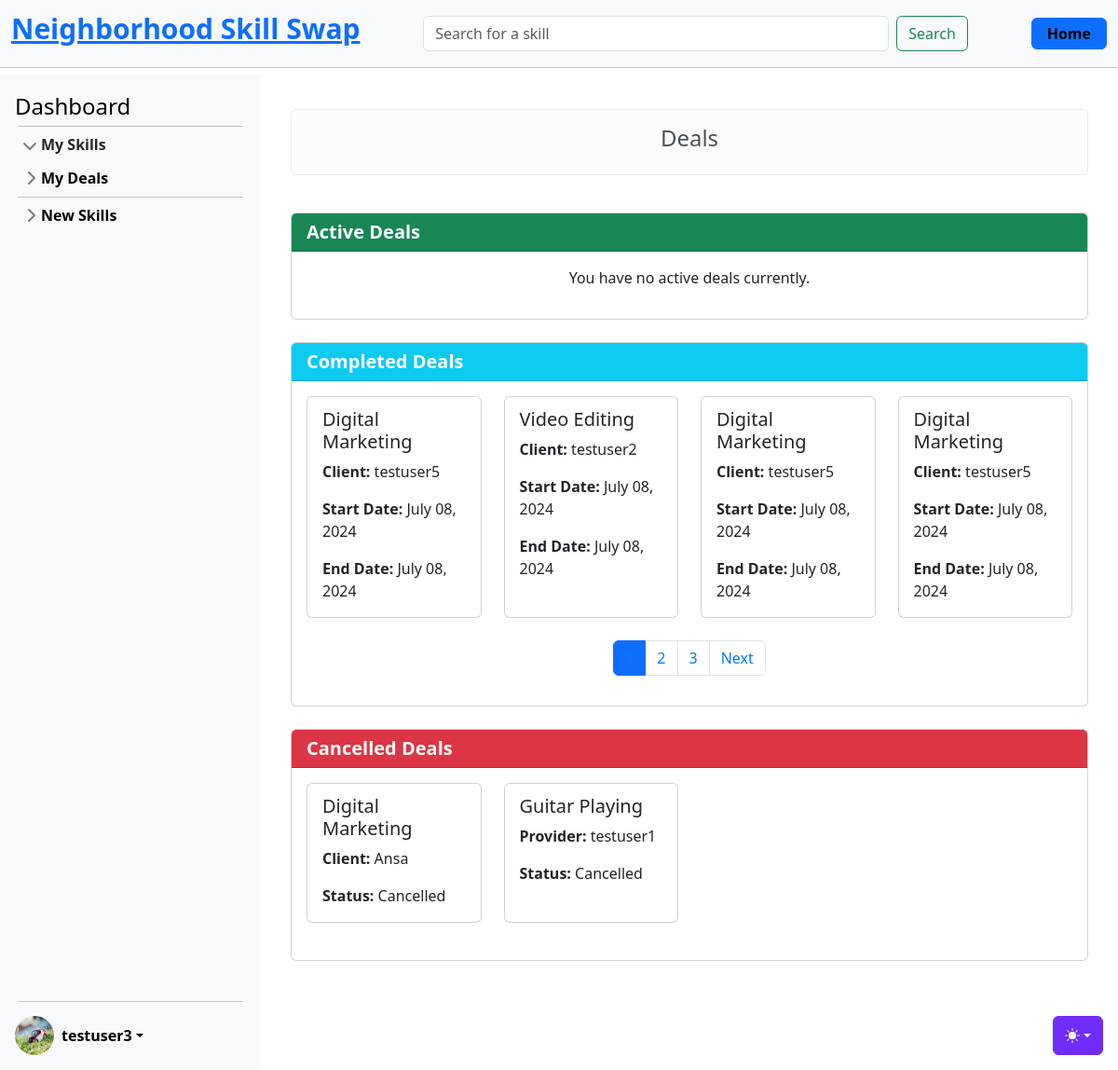
Page /skills/deals/ (signed in) on the committed database.
### accounts/models.py (models this page shows, shortened)
class CustomUser(AbstractUser):
    age = models.PositiveIntegerField(null=True, blank=True)

class UserProfile(models.Model):
    user = models.OneToOneField(
        CustomUser, on_delete=models.CASCADE, related_name="profile"
    )  # A one-to-one link to the user model
    profile_image = models.ImageField(
        upload_to="profile_images/", null=True, blank=True
    )  # A field to upload a profile image
    location = models.CharField(
        max_length=255, blank=True
    )  # Information about where the user is located (could be a city, region, or specific address)
    bio = models.TextField(
        max_length=500, blank=True
    )  # A short biography or description about the user.
    phone_number = models.CharField(
        max_length=20, blank=True
    )  # A phone number for contact purposes
    skills_offered = models.TextField(
        max_length=500, blank=True
    )  # A field to summarize the skills the user offers
    availability = models.CharField(
        max_length=255, blank=True
    )  # Information about the user's general availability (e.g., evenings, weekends)
    credits = models.IntegerField(
        default=0
    )  # Field to store the number of credits a user has

### skills/models.py (models this page shows, shortened)
class SkillDeal(models.Model):
    PENDING = "pending"
    ACTIVE = "active"
    COMPLETED = "completed"
    CANCELLED = "cancelled"
    STATUS_CHOICES = [
        (PENDING, "Pending"),
        (ACTIVE, "Active"),
        (COMPLETED, "Completed"),
        (CANCELLED, "Cancelled"),
    ]
    skill = models.ForeignKey(Skill, on_delete=models.CASCADE)
    owner = models.ForeignKey(
        settings.AUTH_USER_MODEL, on_delete=models.CASCADE, related_name="owner"
    )
    provider = models.ForeignKey(
        settings.AUTH_USER_MODEL, on_delete=models.CASCADE, related_name="requester"
    )
    status = models.CharField(max_length=20, choices=STATUS_CHOICES, default=PENDING)
    created_at = models.DateTimeField(auto_now_add=True)
    start_date = models.DateTimeField(null=True, blank=True)
    end_date = models.DateTimeField(null=True, blank=True)

class Skill(models.Model):
    name = models.CharField(max_length=100, blank=False)
    level = models.CharField(max_length=20, blank=False)
    description = models.TextField()
    owner = models.ForeignKey(settings.AUTH_USER_MODEL, on_delete=models.CASCADE)
    category = models.ForeignKey(Category, on_delete=models.CASCADE)
    date = models.DateTimeField(auto_now_add=True)
    skill_type = models.CharField(max_length=20, blank=False)
    rating = models.FloatField(default=5.0)

### skills/views_deals.py (the view)
# urls.py: path("deals/", SkillDealListView.as_view(), name="skill_deal_list"),
class SkillDealListView(LoginRequiredMixin, ListView):
    model = SkillDeal
    template_name = "skills/skill_deal_list.html"
    context_object_name = "my_deals"
    paginate_by = 4
    def get_queryset(self):
        user = self.request.user
        filter_type = self.kwargs.get("filter_type", "all")
        if filter_type == "provided":
            queryset = SkillDeal.objects.filter(provider=user)
        elif filter_type == "requested":
            queryset = SkillDeal.objects.filter(owner=user)
        else:
            queryset = SkillDeal.objects.filter(Q(provider=user) | Q(owner=user))
        return queryset
    def get_context_data(self, **kwargs):
        context = super().get_context_data(**kwargs)
        context["filter_type"] = self.kwargs.get("filter_type", "all")
        my_deals = self.get_queryset()
        paginator = Paginator(my_deals, self.paginate_by)
        page_number = self.request.GET.get("page")
        try:
            my_deals_paginated = paginator.page(page_number)
        except PageNotAnInteger:
            my_deals_paginated = paginator.page(1)
        except EmptyPage:
            my_deals_paginated = paginator.page(paginator.num_pages)
        context["my_deals"] = my_deals_paginated
        active_deals = my_deals.filter(status=SkillDeal.ACTIVE)
        paginator_active = Paginator(active_deals, self.paginate_by)
        page_number_active = self.request.GET.get("page_active")
        try:
            active_deals_paginated = paginator_active.page(page_number_active)
        except PageNotAnInteger:
            active_deals_paginated = paginator_active.page(1)
        except EmptyPage:
            active_deals_paginated = paginator_active.page(paginator_active.num_pages)
        context["active_deals"] = active_deals_paginated
        completed_deals = my_deals.filter(status=SkillDeal.COMPLETED)
        paginator_completed = Paginator(completed_deals, self.paginate_by)
        page_number_completed = self.request.GET.get("page_completed")
        try:
            completed_deals_paginated = paginator_completed.page(page_number_completed)
        except PageNotAnInteger:
            completed_deals_paginated = paginator_completed.page(1)
        except EmptyPage:
            completed_deals_paginated = paginator_completed.page(
                paginator_completed.num_pages
            )
        context["completed_deals"] = completed_deals_paginated
        cancelled_deals = my_deals.filter(status=SkillDeal.CANCELLED)
        paginator_cancelled = Paginator(cancelled_deals, self.paginate_by)
        page_number_cancelled = self.request.GET.get("page_cancelled")
        try:
            cancelled_deals_paginated = paginator_cancelled.page(page_number_cancelled)
        except PageNotAnInteger:
            cancelled_deals_paginated = paginator_cancelled.page(1)
        except EmptyPage:
            cancelled_deals_paginated = paginator_cancelled.page(
                paginator_cancelled.num_pages
            )
        context["cancelled_deals"] = cancelled_deals_paginated
        reviewed_deals = Review.objects.filter(deal__in=completed_deals).values_list(
            "deal_id", flat=True
        )
        context["reviewed_deals"] = reviewed_deals
        return context

### templates/skills/skill_deal_list.html (shortened to what this page needs)
{% extends "base.html" %}
{% block content %}
<div class="container mt-4">
    <div class="row mb-4">
        <div class="col">
            {% if request.resolver_match.url_name == "provided_deals" %}
            <div class="alert alert-light text-center" role="alert">
                <h4 class="alert-heading">Deals I Provided</h4>
            </div>
            {% elif request.resolver_match.url_name == "requested_deals" %}
            <div class="alert alert-light text-center" role="alert">
                <h4 class="alert-heading">Deals I Requested</h4>
            </div>
            {% elif request.resolver_match.url_name == "all_deals" %}
            <div class="alert alert-light text-center" role="alert">
                <h4 class="alert-heading">All My Deals</h4>
            </div>
            {% else %}
            <div class="alert alert-light text-center" role="alert">
                <h4 class="alert-heading">Deals</h4>
            </div>
            {% endif %}
        </div>
    </div>
    <div class="row mb-4">
        <div class="col-12">
            <div class="card">
                <div class="card-header bg-success text-white">
                    <h5 class="card-title mb-0">Active Deals</h5>
                </div>
                <div class="card-body">
                    <div class="row">
                        {% if active_deals|length == 0 %}
                        <div class="col-12">
                            <p class="text-center">You have no active deals currently.</p>
                        </div>
                        {% endif %}
                    </div>
                </div>
            </div>
        </div>
    </div>
    <div class="row mb-4">
        <div class="col-12">
            <div class="card">
                <div class="card-header bg-info text-white">
                    <h5 class="card-title mb-0">Completed Deals</h5>
                </div>
                <div class="card-body">
                    <div class="row">
                        {% if completed_deals|length == 0 %}
                        <div class="col-12">
                            <p class="text-center">No completed deals to review.</p>
                        </div>
                        {% else %}
                            {% for deal in completed_deals %}
                            <div class="col-md-3 mb-4">
                                <div class="card h-100">
                                    <div class="card-body">
                                        <h5 class="card-subtitle mb-2">{{ deal.skill.name }}</h5>
                                        {% if deal.owner != request.user %}
                                        <p class="card-text"><strong>Client:</strong> {{ deal.owner.username }}</p>
                                        {% endif %}
                                        <p class="card-text"><strong>Start Date:</strong> {{ deal.start_date|date:"F d, Y" }}</p>
                                        <p class="card-text"><strong>End Date:</strong> {{ deal.end_date|date:"F d, Y" }}</p>
                                    </div>
                                </div>
                            </div>
                            {% endfor %}
                        {% endif %}
                    </div>
                    {% if completed_deals.has_other_pages %}
                    <nav aria-label="Completed Deals Pagination">
                        <ul class="pagination justify-content-center">
                            {% for num in completed_deals.paginator.page_range %}
                            <li class="page-item {% if num == completed_deals.number %}active{% endif %}">
                                <a class="page-link" href="?page_completed={{ num }}">{{ num }}</a>
                            </li>
                            {% endfor %}
                            {% if completed_deals.has_next %}
                            <li class="page-item">
                                <a class="page-link" href="?page_completed={{ completed_deals.next_page_number }}">Next</a>
                            </li>
                            {% endif %}
                        </ul>
                    </nav>
                    {% endif %}
                </div>
            </div>
        </div>
    </div>
    <div class="row mb-4">
        <div class="col-12">
            <div class="card">
                <div class="card-header bg-danger text-white">
                    <h5 class="card-title mb-0">Cancelled Deals</h5>
                </div>
                <div class="card-body">
                    <div class="row">
                        {% if cancelled_deals|length == 0 %}
                        <div class="col-12">
                            <p class="text-center">No cancelled deals found.</p>
                        </div>
                        {% else %}
                            {% for deal in cancelled_deals %}
                            <div class="col-md-3 mb-4">
                                <div class="card h-100">
                                    <div class="card-body">
                                        <h5 class="card-subtitle mb-2">{{ deal.skill.name }}</h5>
                                        {% if deal.provider != request.user %}
                                        <p class="card-text"><strong>Provider:</strong> {{ deal.provider.username }}</p>
                                        {% endif %}
                                        {% if deal.owner != request.user %}
                                        <p class="card-text"><strong>Client:</strong> {{ deal.owner.username }}</p>
                                        {% endif %}
                                        <p class="card-text"><strong>Status:</strong> {{ deal.get_status_display }}</p>
                                    </div>
                                </div>
                            </div>
                            {% endfor %}
                        {% endif %}
                    </div>
                </div>
            </div>
        </div>
    </div>
</div>
{% endblock %}

### templates/partials/_sidebar.html (shortened to what this page needs)
{% load static %}
<div class="sidebar d-flex flex-column flex-shrink-0 p-3 bg-body-tertiary" style="width: 280px;">
    <a href="{% url 'dashboard' user.id %}" class="d-flex align-items-center mb-3 mb-md-0 me-md-auto link-body-emphasis text-decoration-none">
        <span class="fs-4">Dashboard</span>
    </a>
    <hr>
    <ul class="list-unstyled ps-0">
        <li class="mb-1">
            <button class="btn btn-toggle d-inline-flex align-items-center rounded border-0 collapsed" data-bs-toggle="collapse" data-bs-target="#home-collapse" aria-expanded="true">
                My Skills
            </button>
        </li>
        <li class="mb-1">
            <button class="btn btn-toggle d-inline-flex align-items-center rounded border-0 collapsed" data-bs-toggle="collapse" data-bs-target="#dashboard-collapse" aria-expanded="false">
                My Deals
            </button>
        </li>
        <hr>
        <li class="mb-1">
            <button class="btn btn-toggle d-inline-flex align-items-center rounded border-0 collapsed" data-bs-toggle="collapse" data-bs-target="#orders-collapse" aria-expanded="false">
                New Skills
            </button>
        </li>
    </ul>
    <div class="dropdown mt-auto">
        <hr style="margin-bottom: 15px;">
        <a href="#" class="d-flex align-items-center link-body-emphasis text-decoration-none dropdown-toggle" data-bs-toggle="dropdown" aria-expanded="false">
            {% if user.is_authenticated %}
                {% if user.profile.profile_image %}
                    <img src="{{ user.profile.profile_image.url }}" alt="" width="42" height="42" class="rounded-circle me-2">
                {% else %}
                    <img src="{% static 'img/default_pic.jpg' %}" alt="" width="42" height="42" class="rounded-circle me-2">
                {% endif %}
                <strong>{{ user.username }}</strong>
            {% else %}
                <strong>User</strong>
            {% endif %}
        </a>
    </div>
</div>

### static/css/sidebars.css (style rules this page uses)
body { min-height: 100vh; min-height: -webkit-fill-available; }
html { height: -webkit-fill-available; }
.dropdown-toggle { outline: 0; }
.btn-toggle { padding: .25rem .5rem; font-weight: 600; color: var(--bs-emphasis-color); background-color: transparent; }
.btn-toggle::before { width: 1.25em; line-height: 0; transition: transform .35s ease; transform-origin: .5em 50%; }
.btn-toggle[aria-expanded="true"] { color: rgba(var(--bs-emphasis-color-rgb), .85); }
.btn-toggle[aria-expanded="true"]::before { transform: rotate(90deg); }

### static/css/main.css (style rules this page uses)
hr { margin: 3px; }
.sidebar { position: fixed; top: 80px; left: 0; bottom: 0; width: 280px; padding: 20px; background-color: #f8f9fa; overflow-y: auto; z-index: 1000; }

### static/css/dashboard.css (style rules this page uses)
.card-title { font-weight: bold; }
.card-text { margin-bottom: 1rem; }
.pagination .page-item .page-link { color: #007bff; }

### rows in the picture
CustomUser: profile.profile_image (picture), username "testuser3"
SkillDeal: skill.name "Digital Marketing", owner.username "testuser5", start_date "July 08, 2024", end_date "July 08, 2024"
SkillDeal: skill.name "Video Editing", owner.username "testuser2", start_date "July 08, 2024", end_date "July 08, 2024"
SkillDeal: skill.name "Digital Marketing", owner.username "testuser5", start_date "July 08, 2024", end_date "July 08, 2024"
SkillDeal: skill.name "Digital Marketing", owner.username "testuser5", start_date "July 08, 2024", end_date "July 08, 2024"
SkillDeal: skill.name "Digital Marketing", owner.username "Ansa", status "Cancelled"
SkillDeal: skill.name "Guitar Playing", provider.username "testuser1", status "Cancelled"

### other values in the picture
{{ num }} "2" "3"
